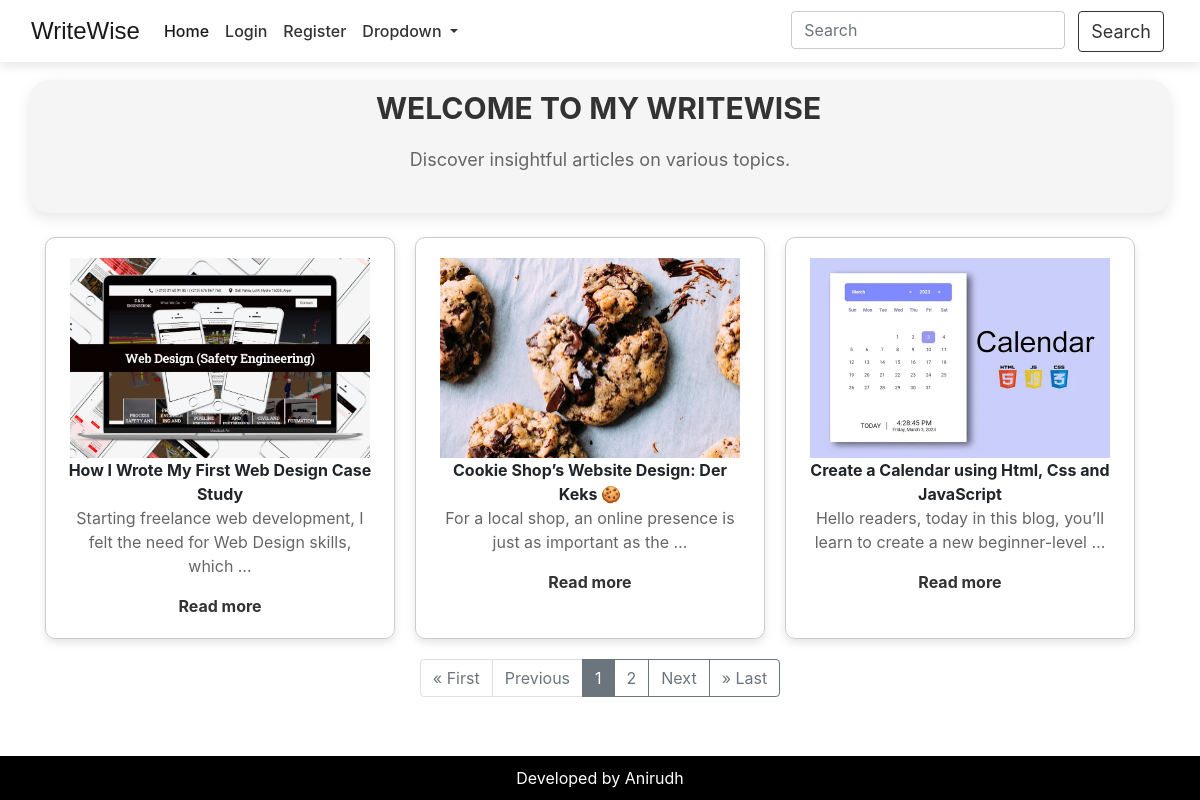
The page / on the database its author committed.
### blogApp/models.py (models this page shows, shortened)
class BlogPost(models.Model):
    title = models.CharField(max_length=255)
    content = models.TextField()
    author = models.ForeignKey(User, on_delete = models.SET_NULL, null=True, related_name="blog_posts")
    publication_date = models.DateTimeField(auto_now_add=True)
    featured_image = models.ImageField(upload_to="blog/images", blank=True, null=True)
    video = models.FileField(upload_to="blog/videos", blank=True, null=True)
    liked_by = models.ManyToManyField(User, related_name="liked_posts", blank=True)

### blogApp/views.py (the view)
# urls.py: path('', home, name='home-page'),
def home(request):
    try:
        blogs = BlogPost.objects.all()
        item_per_page = 3
        paginator = Paginator(blogs, item_per_page)
        page = request.GET.get('page')
        try:
            blogs = paginator.page(page)
        except PageNotAnInteger:
            blogs = paginator.page(1)
        except EmptyPage:
            blogs = paginator.page(paginator.num_pages)
        context = {
            'blogs': blogs,
            'title': 'home-page',
        }
        return render(request, 'blogApp/home.html', context)
    except Exception as e:
        print(f"Error in home page: {e}")
        messages.error(request, 'An error occurred while loading the home page.')
        return redirect('blogApp:home-page')

### userApp/context_processors.py (called while the page is built)
def notification_count(request):
    try:
        if request.user.is_authenticated:
            no_of_request = FollowRequest.objects.filter(to_user=request.user, is_accepted=False).count()
        else:
            no_of_request = 0
    except Exception as e:
        no_of_request = 0
    return {'notification_count': no_of_request}

### blogApp/templates/blogApp/home.html (shortened to what this page needs)
{% include "blogApp/base.html" %}
{% load static %}
<link rel="stylesheet" href="{% static 'css/hero.css' %}">
<link rel="stylesheet" href="{% static 'css/blogs_style.css' %}">
<link rel="stylesheet" href="{% static 'css/pagination.css' %}">
{% block content %}
<main class="margin">
    <section class="hero container mt-3">
        <h1 class="cursive-heading">Welcome to My WriteWise</h1>
        <p>Discover insightful articles on various topics.</p>
    </section>
    <section class="blog-posts container mt-4">
        {% for blog in blogs %}
        <article>
            {% if blog.video %}
                <div class="video-container">
                    <video controls>
                        <source src="{{ blog.video.url }}" type="video/mp4">
                        Your browser does not support the video tag.
                    </video>
                    <div class="video-overlay">
                        <p>Click to play video</p>
                    </div>
                </div>
            {% elif blog.featured_image %}
                <img src="{{ blog.featured_image.url }}" alt="Article Image">
            {% endif %}
            <strong>{{blog.title}}</strong>
            <p>{{ blog.content|truncatewords:13 }}</p>
            <a href="{% url 'blogApp:blog-details' blog.id %}">Read more</a>
        </article>
        {% endfor %}
    </section>
    {% include "blogApp/pagination.html" %}
</main>
{% endblock  %}

### blogApp/static/css/hero.css (style rules this page uses)
.hero { padding: 10px; text-align: center; background-color: #f5f5f5; box-shadow: 0 5px 15px rgba(0, 0, 0, 0.1); margin-top: 70px; position: relative; border-radius: 20px; z-index: 1; }
.cursive-heading { color: #333; font-size: 30px; font-weight: bold; text-transform: uppercase; margin-bottom: 20px; overflow: hidden; white-space: nowrap; border-right: 3px solid transparent; animation: typing 3s steps(30, end) 1; }
.hero p { color: #666; font-size: 18px; margin-bottom: 30px; }
.margin { margin-top: 80px!important; }

### blogApp/static/css/blogs_style.css (style rules this page uses)
.blog-posts article { flex: 0 1 45%; padding: 20px; border: 1px solid #ccc; margin-bottom: 20px; text-align: center; }
.blog-posts article img { width: 300px; height: 200px; object-fit: cover; }
.blog-posts p { color: #666; }
.blog-posts a { text-decoration: none; color: #333; font-weight: bold; }
.blog-posts { display: flex; flex-wrap: wrap; gap: 20px; }
.blog-posts article { flex: 0 0 calc(33.333% - 20px); margin-bottom: 20px; overflow: hidden; position: relative; transition: transform 0.3s ease-in-out; border-radius: 10px; box-shadow: 0 4px 8px rgba(0, 0, 0, 0.1); }
.blog-posts article::before { content: ""; position: absolute; top: 0; left: 0; width: 100%; height: 100%; background: linear-gradient( 45deg, #ccc, #999, #bbb, #ddd ); background-size: 400% 400%; z-index: -1; transition: all 0.5s ease; opacity: 0; pointer-events: none; border-radius: 10px; }

### rows shown on the page
BlogPost: featured_image (picture), title "How I Wrote My First Web Design Case Study", content "Starting freelance web development, I felt the need for Web Design skills, which …"
BlogPost: featured_image (picture), title "Cookie Shop’s Website Design: Der Keks 🍪", content "For a local shop, an online presence is just as important as the …"
BlogPost: featured_image (picture), title "Create a Calendar using Html, Css and JavaScript", content "Hello readers, today in this blog, you’ll learn to create a new beginner-level …"

### other values the page prints
{{ i }} "1" "2"
